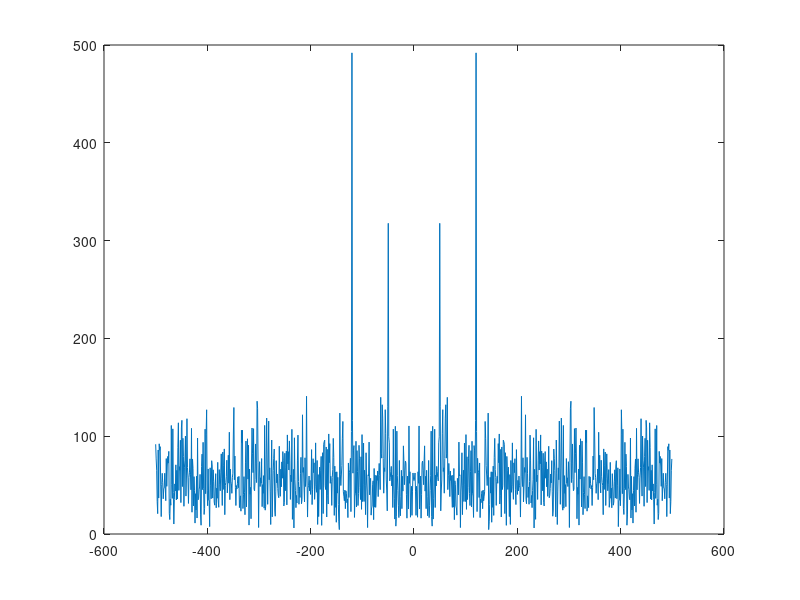

The MATLAB script that drew this image:
load('array.mat');                                                         %load the music file
fs = 1000;                                                                 %sample frequency equals to 1000 ;frequency = 10
N = 1024;                                                                  %number of FFT samples 
F = fftshift(abs(fft(y,N)));                                               %Using fftshift command to shift 
%y is my signal, 1*1000double                                              %all the points into the newX axis.
                                                                           %Using abs command to change all the points from negative
                                                                           %to positive.
newX = -fs/2:fs/N:fs/2-fs/N;                                               %new x axis for spectrum plot: 
                                                                           %(fs/N)calculate every two points distance
                                                                           %(-fs/2 and fs/2-fs/N)make sure the negative axis and
                                                                           %positive axis is the same length
plot(newX,F);                                                              %plot the frequency spectrum of the signal
%the total notes for the music array is 10001 
%and the signal is made of 50HZ and 120HZ